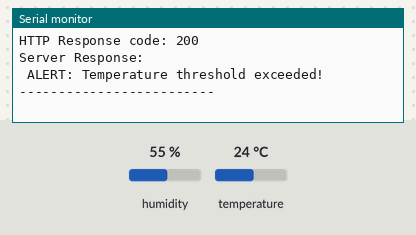
Simulated run of this program. Board: ESP32. Shown: the last lines printed to the serial monitor. The inputs (shaded band) are chosen by the test bench; at power-on: humidity 55 %, temperature 24 °C. WiFi joins after 1.5 s; servers stay silent unless stated; uploads are accepted with an empty reply.

Above: at 2.7 s.
2.8 s: humidity set to 22 %
At 11.9 s:
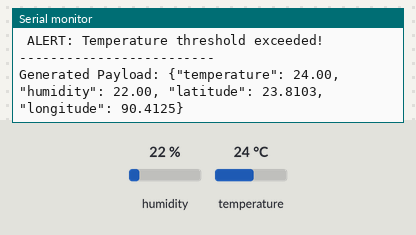
13.0 s: temperature set to 12 °C
At 22.12 s:
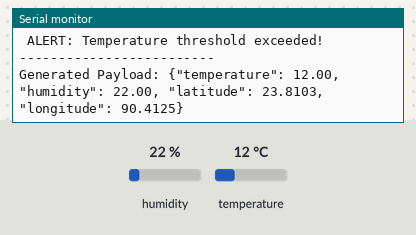
23.2 s: humidity set to 40 %
At 32.33 s:
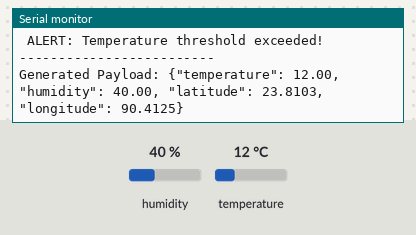
Timing chart, 0 to 33.8 s (numbered marks = the images above; inputs shaded):
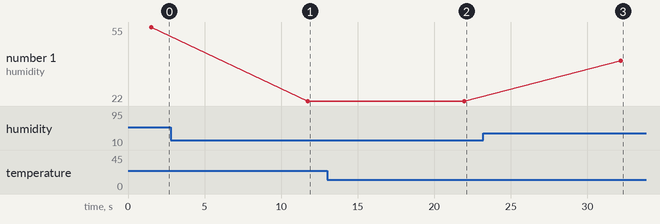

The program:

main.cpp
```cpp
#include <WiFi.h>
#include <HTTPClient.h>
#include "DHTesp.h"

const int DHT_PIN = 15;
DHTesp dht;

const float MIN_TEMP = 2.0;
const float MAX_TEMP = 8.0;
const String DRUG_SERIAL = "DRUG-001";
const float LATITUDE = 23.8103;
const float LONGITUDE = 90.4125;

const char *WIFI_SSID = "Wokwi-GUEST";
const char *WIFI_PASSWORD = "";

const String SERVER_IP = "10.156.198.225";
String targetUrl = "http://" + SERVER_IP + ":3500/iot/sensor/" + DRUG_SERIAL;

void setup()
{
  Serial.begin(115200);
  dht.setup(DHT_PIN, DHTesp::DHT22);

  Serial.println("Connecting to Wi-Fi...");
  WiFi.begin(WIFI_SSID, WIFI_PASSWORD);

  while (WiFi.status() != WL_CONNECTED)
  {
    delay(500);
    Serial.print(".");
  }

  Serial.println("\nWi-Fi Connected!");
  Serial.println("IP Address: ");
  Serial.println(WiFi.localIP());
  Serial.println("PharmaTrace-ES IoT Simulation Started");
  Serial.println("Target URL: " + targetUrl);
  Serial.println("-------------------------");
}

void loop()
{
  TempAndHumidity data = dht.getTempAndHumidity();

  String jsonPayload = "{";
  jsonPayload += "\"temperature\": " + String(data.temperature, 2) + ", ";
  jsonPayload += "\"humidity\": " + String(data.humidity, 2) + ", ";
  jsonPayload += "\"latitude\": " + String(LATITUDE, 4) + ", ";
  jsonPayload += "\"longitude\": " + String(LONGITUDE, 4);
  jsonPayload += "}";

  Serial.println("Generated Payload: " + jsonPayload);

  if (WiFi.status() == WL_CONNECTED)
  {
    HTTPClient http;
    http.begin(targetUrl);
    http.addHeader("Content-Type", "application/json");

    int httpResponseCode = http.POST(jsonPayload);

    if (httpResponseCode > 0)
    {
      Serial.print("HTTP Response code: ");
      Serial.println(httpResponseCode);
      String responseBody = http.getString();
      Serial.println("Server Response: " + responseBody);
    }
    else
    {
      Serial.print("HTTP Post failed. Error code: ");
      Serial.println(httpResponseCode);
    }
    http.end();
  }
  else
  {
    Serial.println("Wi-Fi Disconnected");
  }

  if (data.temperature < MIN_TEMP || data.temperature > MAX_TEMP)
  {
    Serial.println(" ALERT: Temperature threshold exceeded!");
  }

  Serial.println("-------------------------");
  delay(10000);
}
```

Measured:
- after the input at 2.8 s, the serial monitor: prints a new line after 8.9 s (image 1)
- after the input at 13.0 s, the serial monitor: prints a new line after 9.0 s (image 2)
- after the input at 23.2 s, the serial monitor: prints a new line after 9.0 s (image 3)
- plotted number 1: 55 → 22 after the input at 2.8 s, 22 → 40 after the input at 23.2 s
